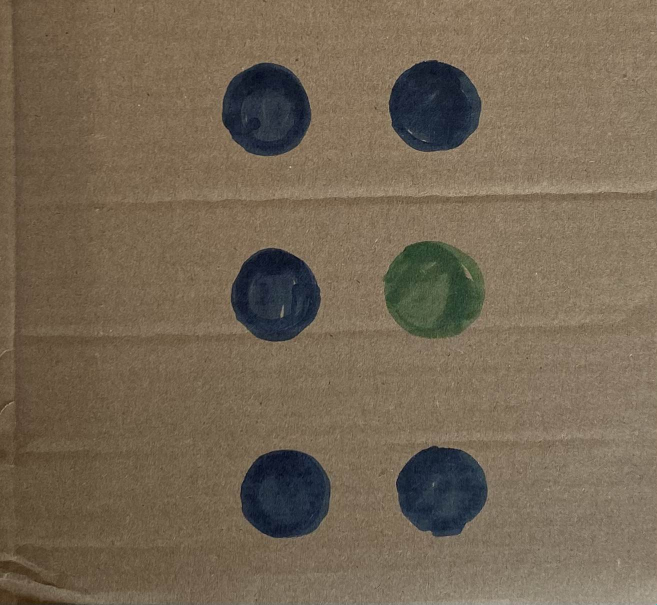
#> input picture src/controller/IMG_2338_2.jpg, 1314 x 1209 px (shown at 1/2 size)
$ python circle.py
#> lines starting #> are read from the running program, lines starting #| are printed output that depends on the picture; after the words box and inside, x2 and y2 are one past the last pixel; in counts of white or black regions, pixels touching at a corner belong together
#> in main, src is the input picture: shape (1209, 1314, 3); mean B, G, R 83.6, 102.8, 117
import sys
import cv2 as cv
import numpy as np

DEFAULT_WIDTH = 640

# [51 lines left out: function circle_detection, not called in this run]


def circle_green_detection(src):

    # Convert the image to HSV color space
    hsv_image = cv.cvtColor(src, cv.COLOR_BGR2HSV)
#> hsv_image: shape (1209, 1314, 3); mean H, S, V 25.1, 82.9, 119.3

    # Define the range of green color in HSV
    lower_green = np.array([21, 28, 0])
    upper_green = np.array([71, 255, 113])

    # Create a binary mask using the green color range
    green_mask = cv.inRange(hsv_image, lower_green, upper_green)
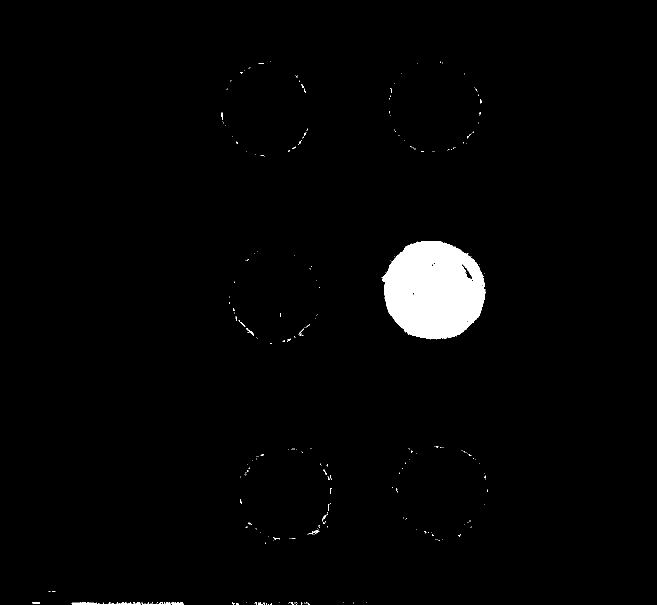
#> green_mask: shape (1209, 1314) (shown at 1/2 size); 2.1% white; 277 white regions (261 under 20 px), largest, box (x1, y1, x2, y2) and area: (763, 482, 971, 679) 31126, (143, 1204, 199, 1209) 170, (215, 1204, 263, 1209) 104

    # Perform some morphological operations to reduce noise
    kernel = np.ones((5, 5), np.uint8)
    green_mask = cv.morphologyEx(green_mask, cv.MORPH_OPEN, kernel)
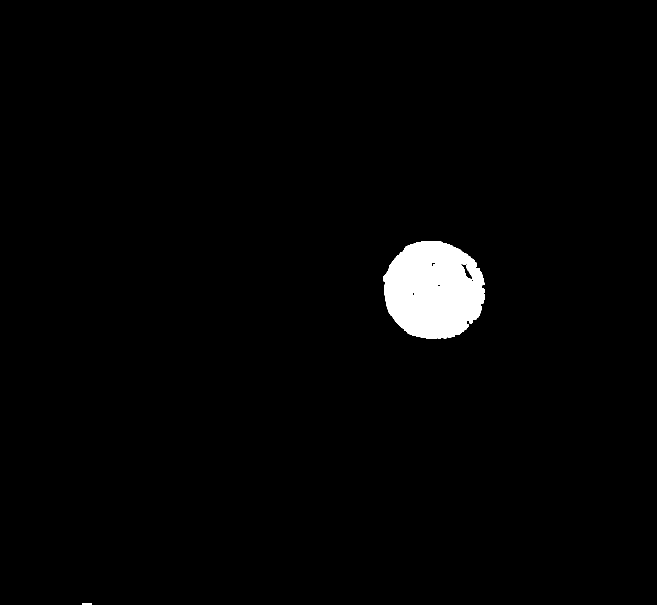
#> green_mask: shape (1209, 1314) (shown at 1/2 size); 1.9% white; 2 white regions, box (x1, y1, x2, y2) and area: (766, 482, 970, 678) 30865, (165, 1206, 184, 1209) 57
    green_mask = cv.morphologyEx(green_mask, cv.MORPH_CLOSE, kernel)
#> green_mask: shape (1209, 1314); 2% white; 2 white regions, box (x1, y1, x2, y2) and area: (766, 482, 970, 678) 31092, (165, 1206, 184, 1209) 57
    # show the green mask
    #cv.imshow("green mask", green_mask)
    rows = green_mask.shape[0]
#> rows = 1209

    find_circle = True
    find_ellep = False

    if find_circle==True:
        circles = cv.HoughCircles(green_mask, cv.HOUGH_GRADIENT, 1, rows / 8,
                                param1=100, param2=30,
                                minRadius=5, maxRadius=100)
#> circles = None

        # Return list circles
        if circles is not None:
            circles = np.uint16(np.around(circles))
            for i in circles[0, :]:
                center = (i[0], i[1])
                # circle center
                #cv.circle(src, center, 1, (0, 100, 100), 3)
                # circle outline
                radius = i[2]
                #cv.circle(src, center, radius, (255, 0, 255), 3)

        #cv.imshow("detected circles", src)
        #cv.waitKey(0)

        if circles is not None:
            return circles[0, :]

    if find_ellep == True:
        # find elipse
        contours, hierarchy = cv.findContours(green_mask, cv.RETR_TREE, cv.CHAIN_APPROX_SIMPLE)
        for cnt in contours:
            area = cv.contourArea(cnt)
            if area > 100:
                ellipse = cv.fitEllipse(cnt)
                center = (int(ellipse[0][0]), int(ellipse[0][1]))
                # [5 lines of commented-out code are left out]
        if ellipse is not None:
            return ellipse


    return []

def main(argv):

    default_file = 'IMG_2338_2.jpg'
    filename = argv[0] if len(argv) > 0 else default_file
    # Loads an image
    src = cv.imread(filename, cv.IMREAD_COLOR)
    # Check if image is loaded fine
    if src is None:
        print ('Error opening image!')
        print ('Usage: hough_circle.py [image_name -- default ' + default_file + '] \n')
        return -1

    circles = circle_green_detection(src)
#> circles = []
    print(circles)

if __name__ == "__main__":
    main(sys.argv[1:])

$ run again, with src/controller/IMG_2338_4.jpg copied over src/controller/IMG_2338_2.jpg
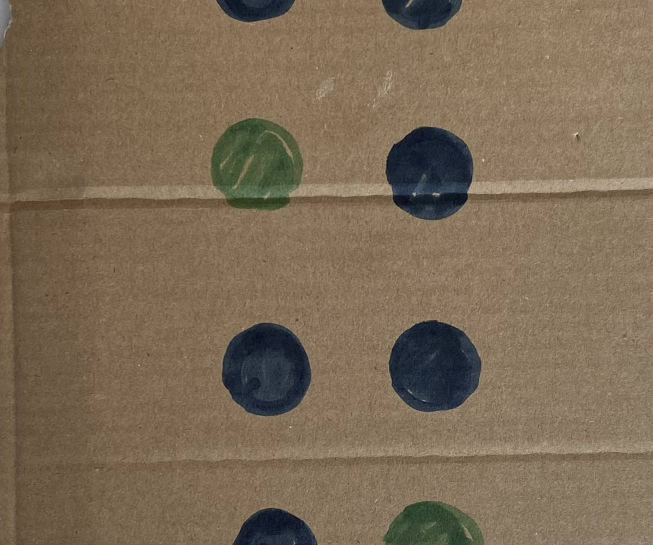
#> input picture src/controller/IMG_2338_4.jpg, 1305 x 1089 px (shown at 1/2 size)
#> in main, src is the input picture: shape (1089, 1305, 3); mean B, G, R 84.9, 106.3, 123.4
#> hsv_image: shape (1089, 1305, 3); mean H, S, V 23.5, 87.1, 125.3
#> in circle_green_detection, `green_mask = cv.inRange(hsv_image, lower_green, upper_green)`:
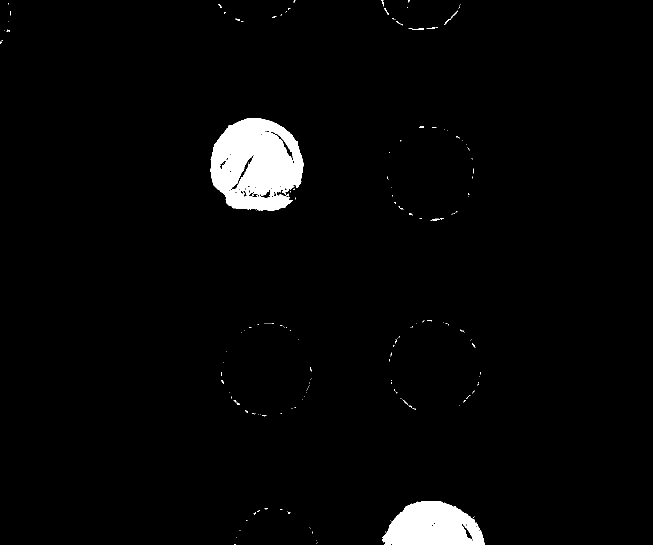
#> green_mask: shape (1089, 1305) (shown at 1/2 size); 2.8% white; 192 white regions (179 under 20 px), largest, box (x1, y1, x2, y2) and area: (421, 236, 607, 422) 25401, (764, 1002, 969, 1089) 13180, (888, 21, 916, 50) 67
#> in circle_green_detection, `green_mask = cv.morphologyEx(green_mask, cv.MORPH_OPEN, kernel)`:
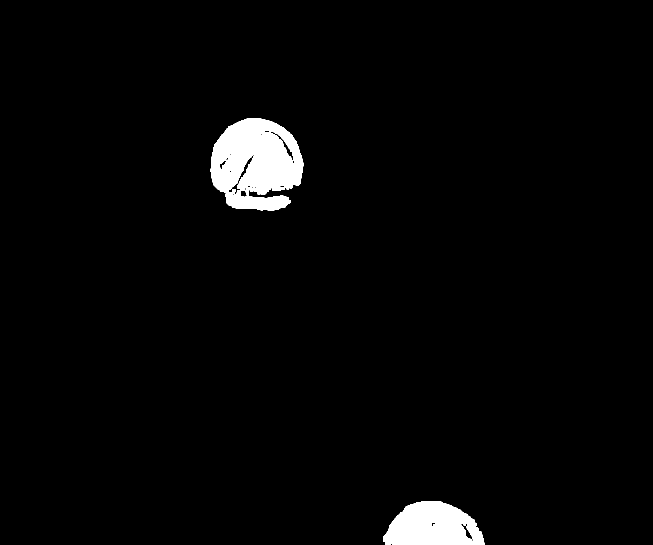
#> green_mask: shape (1089, 1305) (shown at 1/2 size); 2.7% white; 2 white regions, box (x1, y1, x2, y2) and area: (421, 236, 607, 422) 24877, (766, 1002, 969, 1089) 13090
#> in circle_green_detection, `circles = cv.HoughCircles(green_mask, cv.HOUGH_GRADIENT, 1, rows / 8, ..`: circles = None
#> in main, `circles = circle_green_detection(src)`: circles = []

$ run again, with src/controller/IMG_2338_5.jpg copied over src/controller/IMG_2338_2.jpg
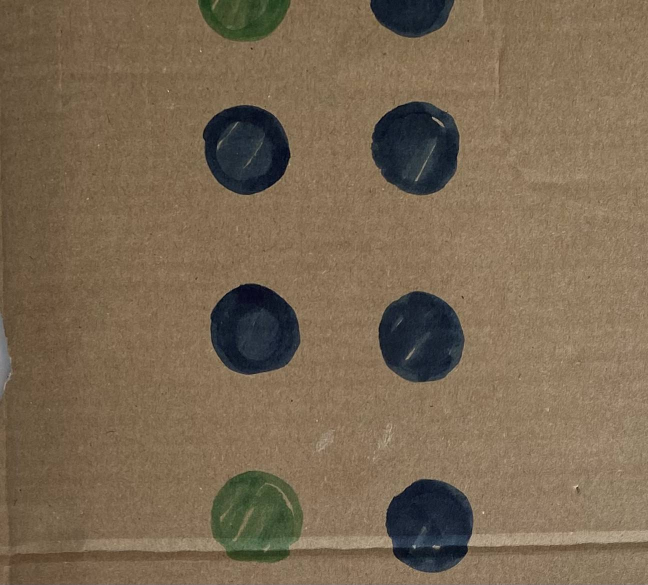
#> input picture src/controller/IMG_2338_5.jpg, 1296 x 1169 px (shown at 1/2 size)
#> in main, src is the input picture: shape (1169, 1296, 3); mean B, G, R 81.9, 104.2, 122.1
#> hsv_image: shape (1169, 1296, 3); mean H, S, V 25.1, 92.7, 124.2
#> in circle_green_detection, `green_mask = cv.inRange(hsv_image, lower_green, upper_green)`:
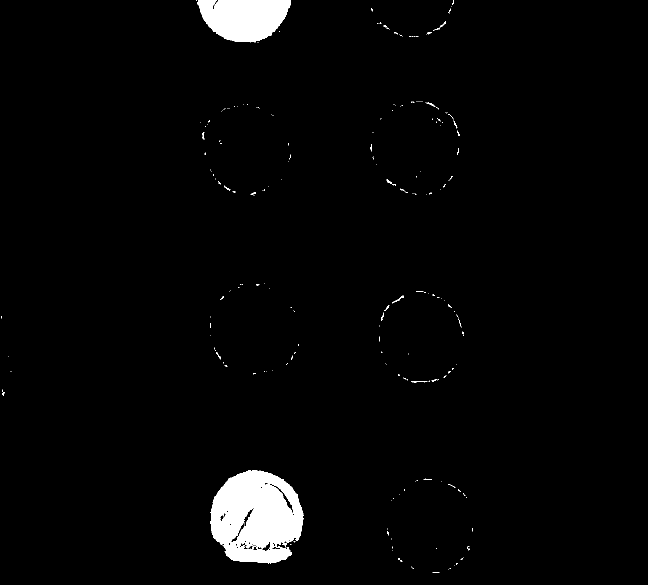
#> green_mask: shape (1169, 1296) (shown at 1/2 size); 2.6% white; 236 white regions (209 under 20 px), largest, box (x1, y1, x2, y2) and area: (420, 941, 607, 1127) 25374, (395, 0, 582, 85) 12037, (784, 591, 808, 607) 67
#> in circle_green_detection, `green_mask = cv.morphologyEx(green_mask, cv.MORPH_OPEN, kernel)`:
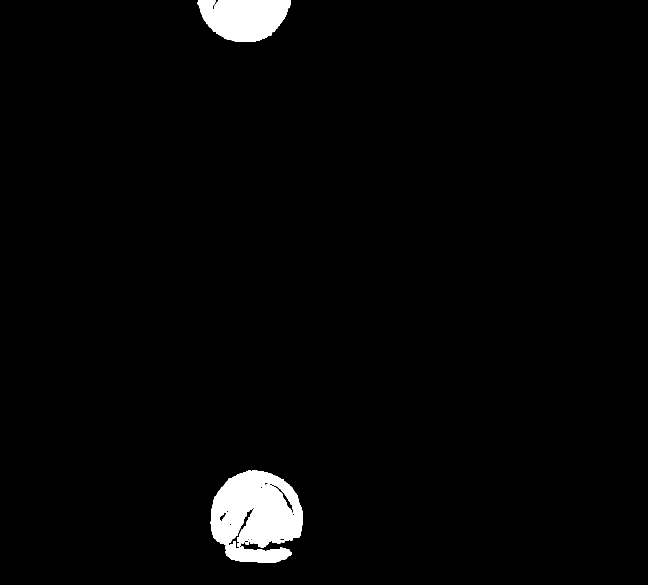
#> green_mask: shape (1169, 1296) (shown at 1/2 size); 2.4% white; 2 white regions, box (x1, y1, x2, y2) and area: (421, 941, 606, 1126) 24767, (395, 0, 582, 84) 12022
#> in circle_green_detection, `circles = cv.HoughCircles(green_mask, cv.HOUGH_GRADIENT, 1, rows / 8, ..`: circles = None
#> in main, `circles = circle_green_detection(src)`: circles = []
